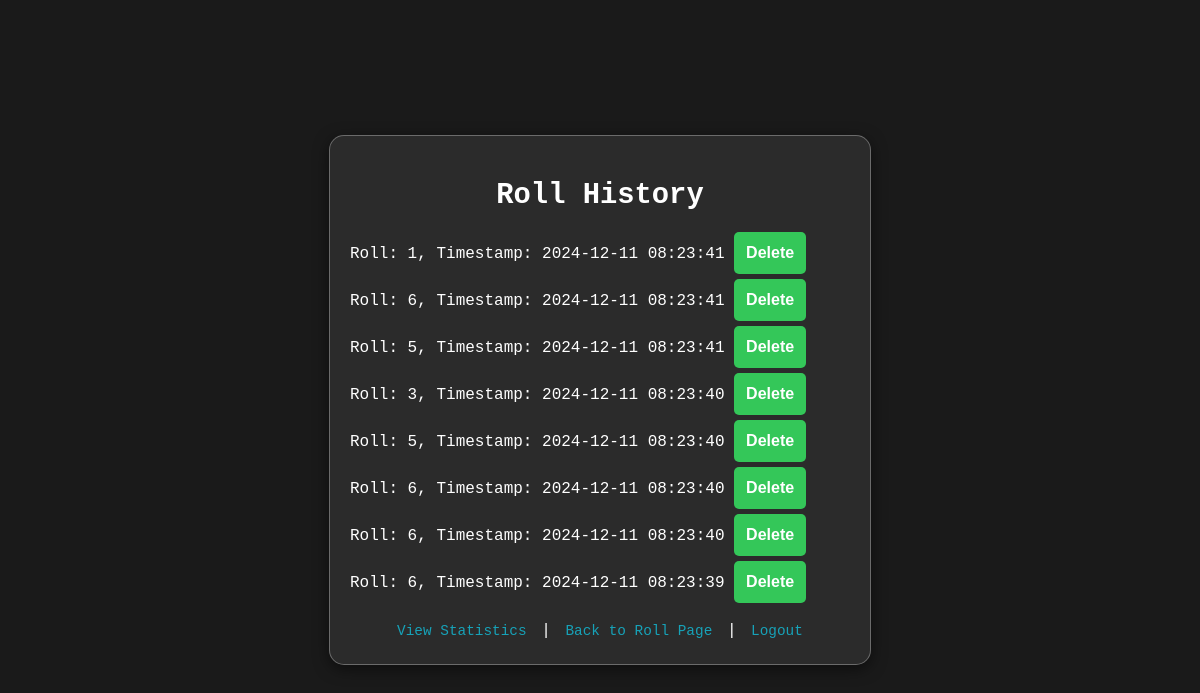
Page /history/Marcus on the committed database.
### tables this page shows
CREATE TABLE dice_rolls (
        id INTEGER PRIMARY KEY AUTOINCREMENT,
        username TEXT NOT NULL,
        roll_result INTEGER NOT NULL,
        timestamp DATETIME DEFAULT CURRENT_TIMESTAMP,
        FOREIGN KEY (username) REFERENCES users (username)
    );

### app.py (the view)
@app.route('/history/<username>')
def history(username):
    conn = get_db_connection()
    cursor = conn.cursor()
    cursor.execute("SELECT id, roll_result, timestamp FROM dice_rolls WHERE username = ? ORDER BY timestamp DESC LIMIT 20", (username,))
    rolls = cursor.fetchall()
    cursor.close()
    conn.close()
    return render_template('history.html', username=username, rolls=rolls)

### app.py (called while the page is built)
def get_db_connection():
    conn = sqlite3.connect(DB_FILE)
    conn.row_factory = sqlite3.Row
    return conn

### templates/history.html (shortened to what this page needs)
<html lang="en">
<head>
    <link rel="stylesheet" type="text/css" href="{{ url_for('static', filename='styles.css') }}">
</head>
<body>
    <div class="container">
        <h2>Roll History</h2>
        <ul>
            {% for roll in rolls %}
                <li>
                    Roll: {{ roll['roll_result'] }},
                    Timestamp: {{ roll['timestamp'] }}
                    <form method="POST" action="{{ url_for('delete_roll', username=username, roll_id=roll['id']) }}" style="display:inline;">
                        <button type="submit">Delete</button>
                    </form>
                </li>
            {% endfor %}
        </ul>
        <a href="{{ url_for('statistics', username=username) }}">View Statistics</a> |
        <a href="{{ url_for('roll', username=username) }}">Back to Roll Page</a> |
        <a href="{{ url_for('logout') }}">Logout</a>
    </div>
</body>
</html>

### static/styles.css (style rules this page uses)
body { font-family: 'DM Mono', monospace; margin: 0; padding: 0; color: hsl(0, 0%, 100%); background-color: #1a1a1a; display: flex; justify-content: center; align-items: center; min-height: 100vh; }
.container { width: 90%; max-width: 500px; padding: 20px; margin: 20px auto; background: #2b2b2b; border-radius: 15px; box-shadow: 0 4px 15px rgba(0, 0, 0, 0.5); text-align: center; border: 1px solid rgba(255, 255, 255, 0.3); }
h2 { margin-bottom: 20px; color: hsl(0, 0%, 100%); font-size: 1.8rem; }
form { display: flex; flex-direction: column; gap: 15px; margin: 20px 0; }
button { padding: 12px; background: #34c759; color: hsl(0, 0%, 100%); border: none; cursor: pointer; border-radius: 5px; font-size: 1rem; font-weight: bold; transition: background 0.2s ease; }
a { margin: 0 5px; color: #17a2b8; text-decoration: none; font-size: 0.9rem; }
.container > a { display: inline-block; margin-top: 15px; margin-bottom: 5px; }
ul { list-style-type: none; padding: 0; margin: 0; text-align: left; }
li { margin: 5px 0; }

### rows in the picture
dice_rolls: roll_result "1", timestamp "2024-12-11 08:23:41"
dice_rolls: roll_result "6", timestamp "2024-12-11 08:23:41"
dice_rolls: roll_result "5", timestamp "2024-12-11 08:23:41"
dice_rolls: roll_result "3", timestamp "2024-12-11 08:23:40"
dice_rolls: roll_result "5", timestamp "2024-12-11 08:23:40"
dice_rolls: roll_result "6", timestamp "2024-12-11 08:23:40"
dice_rolls: roll_result "6", timestamp "2024-12-11 08:23:40"
dice_rolls: roll_result "6", timestamp "2024-12-11 08:23:39"
